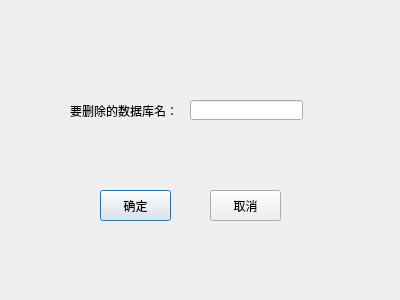
<?xml version="1.0" encoding="UTF-8"?>
<ui version="4.0">
 <class>DialogDbDel</class>
 <widget class="QDialog" name="DialogDbDel">
  <property name="geometry">
   <rect>
    <x>0</x>
    <y>0</y>
    <width>400</width>
    <height>300</height>
   </rect>
  </property>
  <property name="windowTitle">
   <string>Dialog</string>
  </property>
  <widget class="QPushButton" name="pushButton">
   <property name="geometry">
    <rect>
     <x>100</x>
     <y>190</y>
     <width>71</width>
     <height>31</height>
    </rect>
   </property>
   <property name="text">
    <string>确定</string>
   </property>
  </widget>
  <widget class="QPushButton" name="pushButton_2">
   <property name="geometry">
    <rect>
     <x>210</x>
     <y>190</y>
     <width>71</width>
     <height>31</height>
    </rect>
   </property>
   <property name="text">
    <string>取消</string>
   </property>
  </widget>
  <widget class="QLabel" name="label">
   <property name="geometry">
    <rect>
     <x>70</x>
     <y>90</y>
     <width>241</width>
     <height>41</height>
    </rect>
   </property>
   <property name="text">
    <string>要删除的数据库名：</string>
   </property>
  </widget>
  <widget class="QLineEdit" name="lineEdit">
   <property name="geometry">
    <rect>
     <x>190</x>
     <y>100</y>
     <width>113</width>
     <height>20</height>
    </rect>
   </property>
  </widget>
 </widget>
 <resources/>
 <connections/>
</ui>
